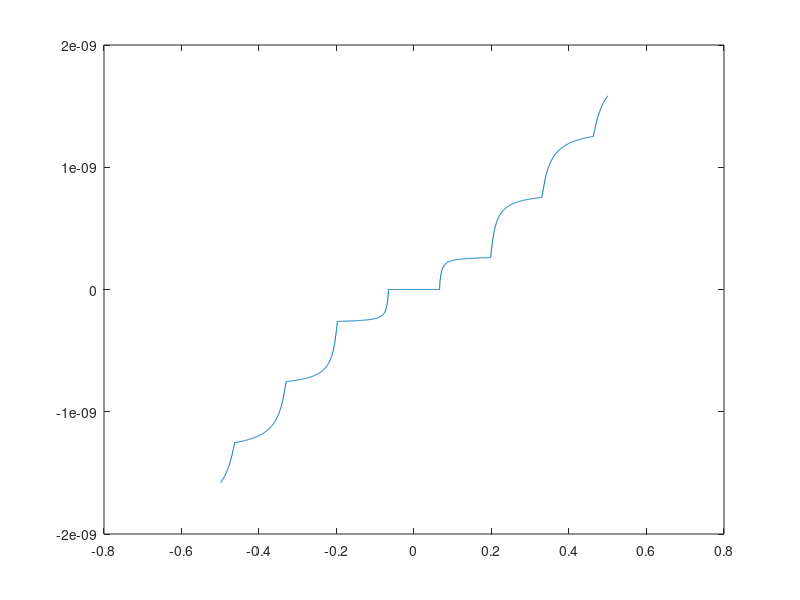
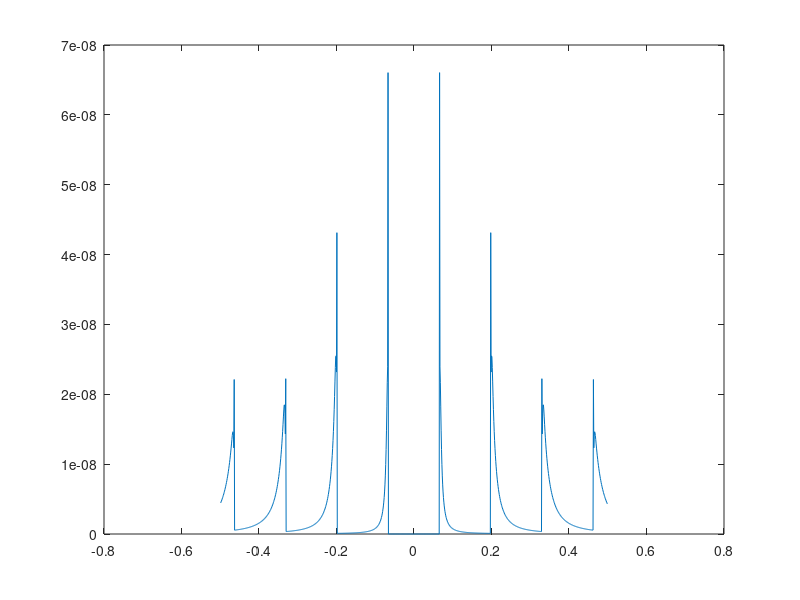

MATLAB code for these plots, in order:
q=1.602e-19; % electronic charge (C)
kb=1.381e-23; % Boltzman constant (J/K) % Definition of Device parameters
c1=1.0e-20; % tunnel capacitor C1 (F)
c2=2.1e-19; % tunnel capacitor C2 (F)
cg=1.0e-18; % gate capacitor Cg (F)
ctotal=c1+c2+cg; % total capacitance (F)
mega=1000000; % definition of mega=106
r1=15*mega; % tunnel resistance R1 (Ohm)
r2=250*mega; % tunnel resistance R2 (Ohm)
%PART ONE COMPLETE

Vg=0; % gate voltage (V)
q0=0; % background charge q0 is assumed to be zero
temp=10; % temperature T (K)
vmin=-0.5; % drain voltage minimum Vmin (V)
vmax=0.5; % drain voltage maximum Vmax (V)
NV=1000; % number of grid from Vmin to Vmax
dV=(vmax-vmin)/NV; % drain voltage increment of each grid point

for iv=1:NV % loop start for drain voltage
%PART TWO COMPLETE
V(iv)=vmin+iv*dV; % drain voltage in each grid point%
Nmin=-20; % minimum number of N (charge number in dot)
Nmax=20; % maximum number of N (charge number in dot)
for ne=1:Nmax-Nmin % loop start for N 
n=Nmin+ne; % N charge number in dot
dF1p=q/ctotal*(0.5*q+(n*q-q0)-(c2+cg)*V(iv)+cg*Vg); 
dF1n=q/ctotal*(0.5*q-(n*q-q0)+(c2+cg)*V(iv)-cg*Vg); 
dF2p=q/ctotal*(0.5*q-(n*q-q0)-c1*V(iv)-cg*Vg); 
dF2n=q/ctotal*(0.5*q+(n*q-q0)+c1*V(iv)+cg*Vg); 
% Noted that loop end for N is located after calculation of 
%PART THREE COMPLETE

if dF1p<0 
    T1p(ne)=1/(r1*q*q)*(-dF1p)/(1-exp(dF1p/(kb*temp))); %? positive in equation
else
    T1p(ne)=1e-1; %  positive is assumed to be very small
end
if dF1n<0 
    T1n(ne)=1/(r1*q*q)*(-dF1n)/(1-exp(dF1n/(kb*temp))); % ? negative in equation
else
    T1n(ne)=1e-1; %  negative is assumed to be very small
end
if dF2p<0 
    T2p(ne)=1/(r2*q*q)*(-dF2p)/(1-exp(dF2p/(kb*temp))); % ? positive in equation (26b) 
else 
    T2p(ne)=1e-1; %  positive is assumed to be very small
end
if dF2n<0 
    T2n(ne)=1/(r2*q*q)*(-dF2n)/(1-exp(dF2n/(kb*temp))); % negative equation
else 
    T2n(ne)=1e-1; %  negative is assumed to be very small
end
end
%PART FOUR COMPLETE

p(1)=0.001; % ?(Nmin) is assumed to be 0.01
p(Nmax-Nmin)=0.001; % ?(Nmax) is assumed to be 0.01Sixth, normalization of ? is done. Here, ?????????? is calculated. 

sum=0; % sum=0 is initial value to calculate ?
for ne=2:Nmax-Nmin 
    p(ne)=p(ne-1)*(T2n(ne-1)+T1p(ne-1))/(T2p(ne)+T1n(ne)); % calculation of ?(N) in equation (28)% The conditions below are used to avoid divergence of Matlab calculation
if p(ne)>1e250 
p(ne)=1e250; 
end
if p(ne)<1e-250 
    p(ne)=1e-250; 
end
% --------------------- 
sum=sum+p(ne); 
end
for ne=2:Nmax-Nmin 
    p(ne)=p(ne)/sum; % Normalization in equation
end
%PART FIVE COMPLETE

sumI=0; % sumI=0 is initial condition for current calculation
for ne=2:Nmax-Nmin 
    sumI=sumI+p(ne)*(T2p(ne)-T2n(ne)); 
end
I(iv)=q*sumI; % I in equation of drain voltage loop
end
plot(V,I); % plot of I vs V
for iv=1:NV-1 
dIdV(iv)=(I(iv+1)-I(iv))/dV; % calculation of dIdV
end
figure; 
plot(V(1,1:NV-1),dIdV); % plot of dIdV vs V
%PART SIX COMPLETE